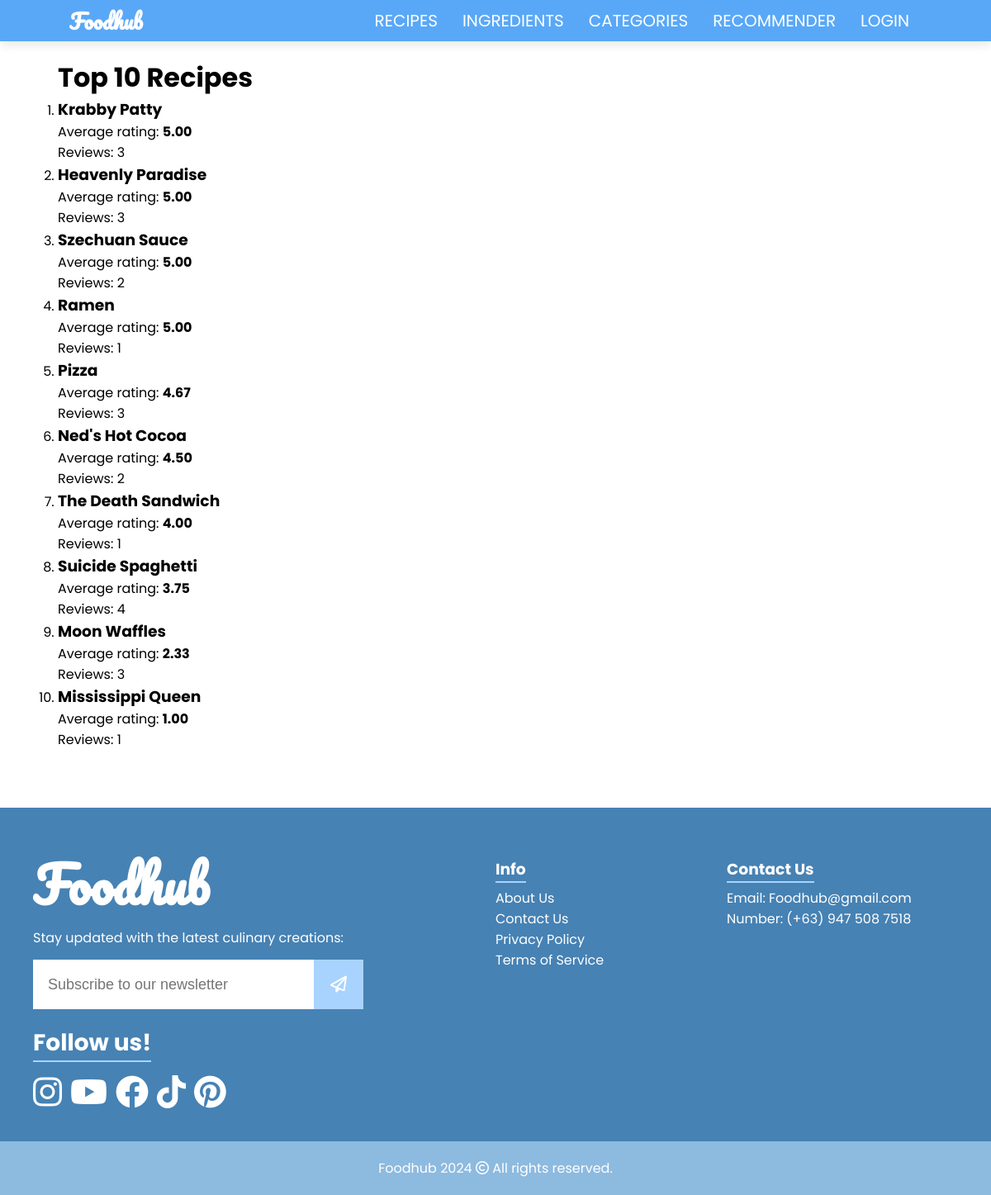
Screenshot of /practice with the database file from the repository.
### foodhub/models.py (models this page shows, shortened)
class Recipe(models.Model):
    user = models.ForeignKey(User, on_delete=models.CASCADE, related_name="recipe_user")
    name = models.CharField(max_length=100)
    description = models.TextField()
    image = models.ImageField(upload_to="media", blank=True, null=True, default="default.jpg")
    date = models.DateTimeField(default=datetime.datetime.now)
    servings = models.PositiveIntegerField(default=1)
    allergens = models.ManyToManyField('Allergen', blank=True)
    likes = models.ManyToManyField(User, default=None, blank=True, related_name="recipe_likes")
    CATEGORY_CHOICES = (
    ('american', 'American'),
    ('appetizer', 'Appetizer'),
    ('asian', 'Asian'),
    ('beverage', 'Beverage'),
    ('brunch', 'Brunch'),
    ('breakfast', 'Breakfast'),
    ('chinese', 'Chinese'),
    ('cocktail', 'Cocktail'),
    ('dessert', 'Dessert'),
    ('dinner', 'Dinner'),
    ('filipino', 'Filipino'),
    ('french', 'French'),
    ('gluten-free', 'Gluten-Free'),
    ('greek', 'Greek'),
    ('indian', 'Indian'),
    ('italian', 'Italian'),
    ('japanese', 'Japanese'),
    ('lunch', 'Lunch'),
    ('mediterranean', 'Mediterranean'),
    ('mexican', 'Mexican'),
    ('pastry', 'Pastry'),
    ('pasta', 'Pasta'),
    ('pizza', 'Pizza'),
    ('salad', 'Salad'),
    ('sandwiches', 'Sandwiches'),
    ('seafood', 'Seafood'),
    ('snack', 'Snack'),
    ('soup', 'Soup'),
    ('steak', 'Steak'),
    ('thai', 'Thai'),
    ('vegan', 'Vegan'),
    ('vegetarian', 'Vegetarian'),
)
    DURATION_CHOICES = (
        ('15-20 mins', '15-20 mins'),
        ('20-45 mins', '20-45 mins'),
        ('45 mins to 1 hr', '45 mins to 1 hr'),
        ('1 hr+', '1 hr+'),
    )
    DIFFICULTY_CHOICES = (
        ('beginner', 'Beginner'),
        ('intermediate', 'Intermediate'),
        ('chef', 'Chef')
    )
    COST_CHOICES = [
        ('low', 'Low'),
        ('medium', 'Medium'),
        ('high', 'High'),
    ]
    category = models.CharField(max_length=32, choices=CATEGORY_CHOICES, blank=True, null=True, default=None)
    duration = models.CharField(max_length=32, choices=DURATION_CHOICES, blank=True, null=True, default=None)
    difficulty = models.CharField(max_length=32, choices=DIFFICULTY_CHOICES, blank=True, null=True, default=None)
    cost = models.CharField(max_length=32, choices=COST_CHOICES, blank=True, null=True, default=None)

### foodhub/views.py (the view)
# urls.py: path('practice', views.practice, name="practice"),
def practice(request):
    recipes = Recipe.objects.annotate(review_count=Count('ratings', distinct=True),avg_rating=Avg(
        'ratings__rating')).filter(review_count__gt=0).order_by('-avg_rating', '-review_count')[:10]
    return render(request, "foodhub/practice.html", {
        "recipes": recipes
    })

### foodhub/templates/foodhub/practice.html (shortened to what this page needs)
{% extends 'foodhub/layout.html' %}
{% block body %}
    <h1>Top 10 Recipes</h1>
    <ol>
        {% for recipe in recipes %}
        <li>
            <h3>{{ recipe.name }}</h3>
            <p>Average rating: <b>{{ recipe.avg_rating|floatformat:2 }}</b></p>
            <p>Reviews: {{ recipe.review_count }}</p>
        </li>
        {% endfor %}
    </ol>
{% endblock %}

### rows the page displays
Recipe: name "Krabby Patty", avg_rating "5.00", review_count "3"
Recipe: name "Heavenly Paradise", avg_rating "5.00", review_count "3"
Recipe: name "Szechuan Sauce", avg_rating "5.00", review_count "2"
Recipe: name "Ramen", avg_rating "5.00", review_count "1"
Recipe: name "Pizza", avg_rating "4.67", review_count "3"
Recipe: name "Ned's Hot Cocoa", avg_rating "4.50", review_count "2"
Recipe: name "The Death Sandwich", avg_rating "4.00", review_count "1"
Recipe: name "Suicide Spaghetti", avg_rating "3.75", review_count "4"
Recipe: name "Moon Waffles", avg_rating "2.33", review_count "3"
Recipe: name "Mississippi Queen", avg_rating "1.00", review_count "1"
